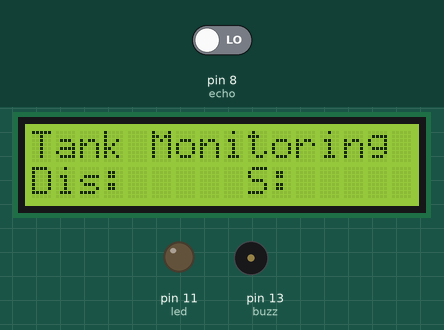
This sketch was run on a simulated Arduino Uno, built with avr-gcc and run on an emulated ATmega328P. On the bench: 16×2 character LCD, output pins drawn as LEDs (lit = HIGH), buzzer (waves = sounding, pin HIGH). The inputs (shaded band) are chosen by the test bench; at power-on: pin 8 (echo) LOW. Pins used as bus, display or sensor lines are not drawn; what the sketch prints to the serial monitor is not drawn.

Above: at 0.1 s.
At 31.1 s:
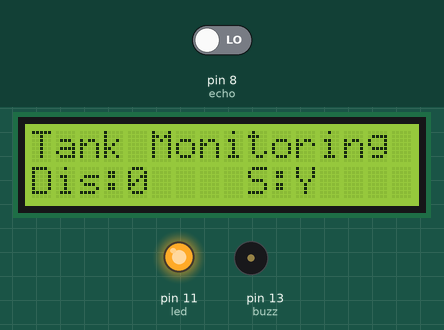
At 62.1 s:
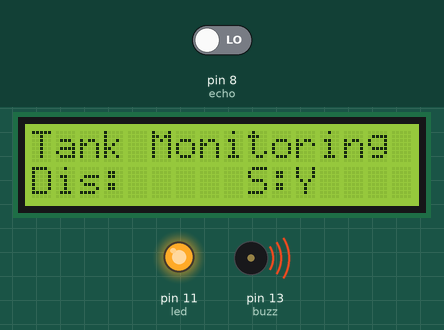
At 125.7 s:
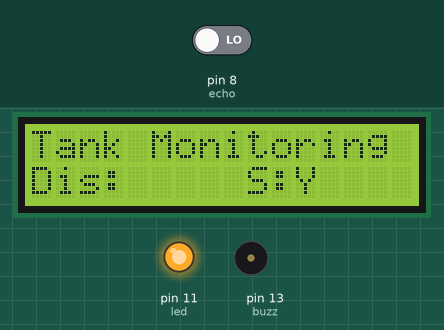
Timing chart, 0 to 130.0 s (numbered marks = the images above):
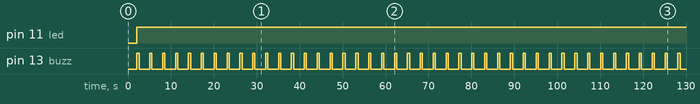

The sketch:

WATERTANK.ino
```cpp
#include <LiquidCrystal.h>
const int rs = 2, en = 3, d4 = 4, d5 = 5, d6 = 6, d7 = 7;
LiquidCrystal lcd(rs, en, d4, d5, d6, d7);
int echo = 8;
int trig = 9;
int buzz = 13;
int led = 11;
int distance, Time;

void setup() {
  pinMode(echo,INPUT);
  pinMode(trig, OUTPUT);
  pinMode(led,OUTPUT);
  pinMode(buzz,OUTPUT);
  digitalWrite(led,LOW);
  digitalWrite(buzz,LOW);
  Serial.begin(9600);
  lcd.begin(16,2);
  lcd.print("Tank Monitoring");
  lcd.setCursor(0,1);
  lcd.print("Dis:");
  lcd.setCursor(9,1);
  lcd.print("S:");
}

void loop() {
  digitalWrite(trig,LOW);
  delayMicroseconds(10);
  digitalWrite(trig,HIGH);
  delayMicroseconds(10);

  Time = pulseIn(echo,HIGH);
  distance = 0.034*Time/2;
  Serial.print(distance);
  Serial.println(" cm");

  lcd.setCursor(4,1);
  lcd.print(distance);
  delay(1000);
  lcd.setCursor(4,1);
  lcd.print("   ");

  if(distance<50)
  {
    lcd.setCursor(11,1);
    lcd.print("Y");
    digitalWrite(led,HIGH);
    digitalWrite(buzz,HIGH);
    delay(500);
    digitalWrite(buzz,LOW);
    delay(500);
  }
  else {
     lcd.setCursor(11,1);
    lcd.print("N");
      digitalWrite(led,LOW);
       digitalWrite(buzz,LOW);
      }
}
```

Measured:
- by itself, pin 11 (led): LOW → HIGH at 2.1 s
- by itself, pin 13 (buzz): alternates HIGH for 0.50 s and LOW for 2.5 s
- what the display in image 1 shows lasts 1.0 s, from 31.1 s to 32.1 s
- what the display in image 2 shows lasts 2.0 s, from 62.1 s to 64.1 s
